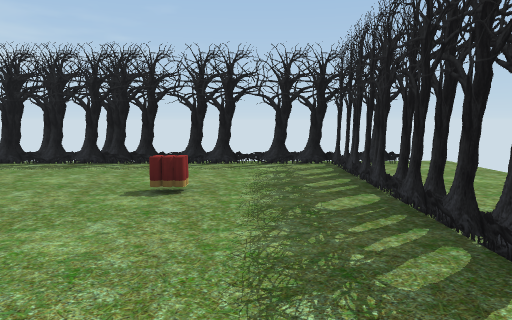
View 1 (above)

21 first-person views from a walk through a scene from a Unity 3-D project. The camera is 1.5 m above the floor, tilts 6° down and sees 70° across. The floor is counted in squares, 2 m on a side. Each view is taken from the middle of a square. On the plan, view 1 faces up. The plan holds only what a view shows up to about 11 squares ahead; the rest is blank. The place goes on beyond the plan. The player is left out. Some surface patterns are stand-ins.

View 2
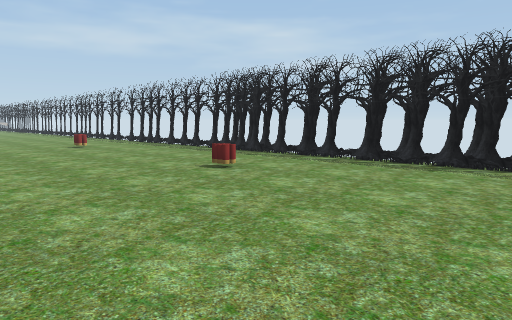

View 3
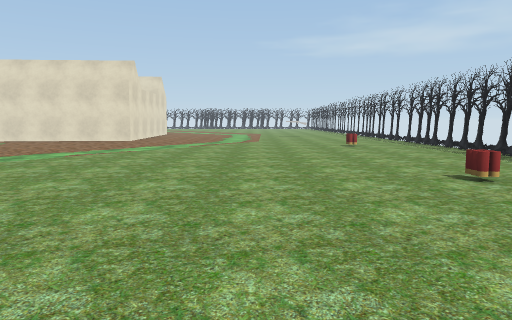

View 4
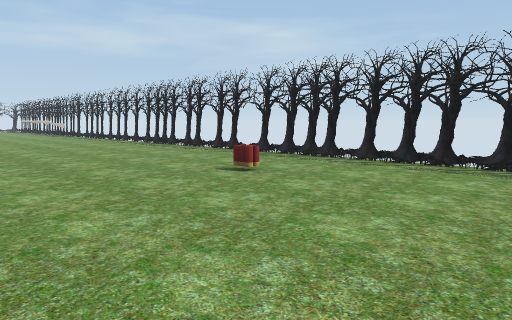

View 5
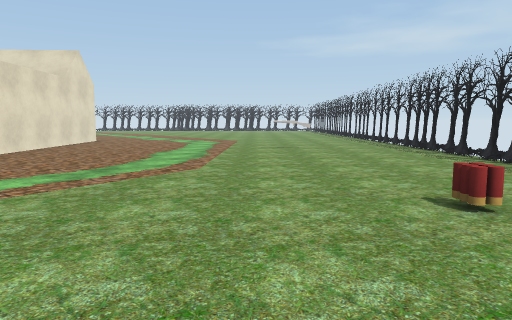

View 6
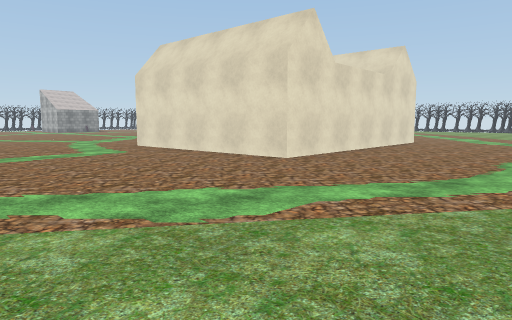

View 7
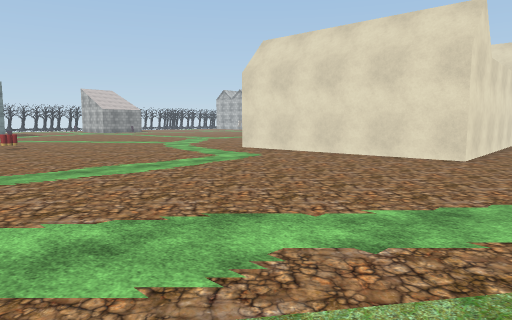

View 8
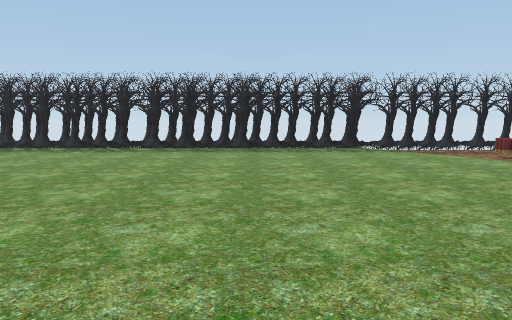

View 9
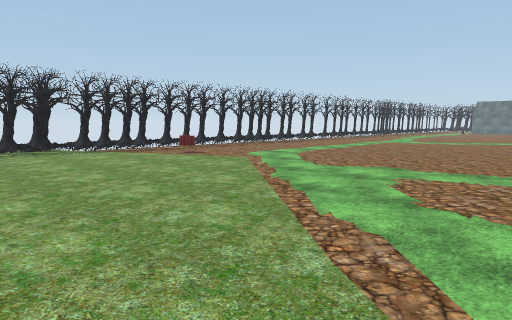

View 10
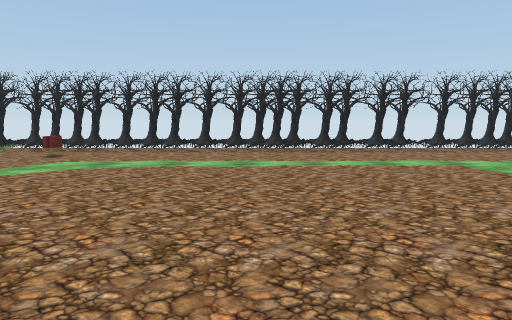

View 11
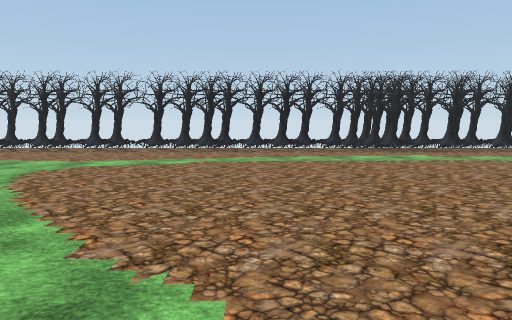

View 12
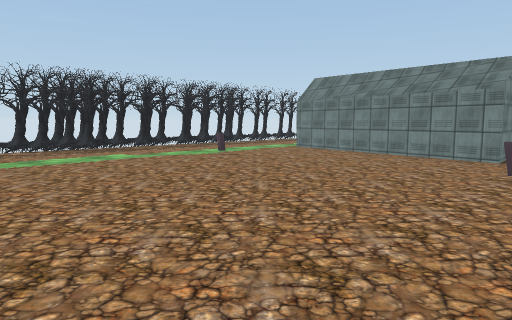

View 13
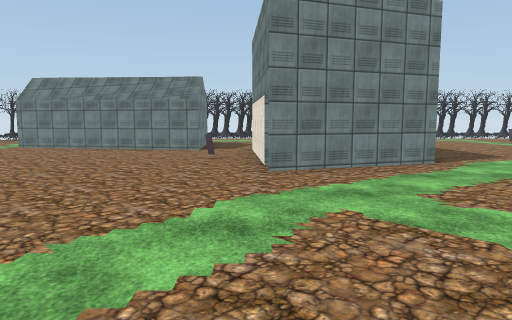

View 14
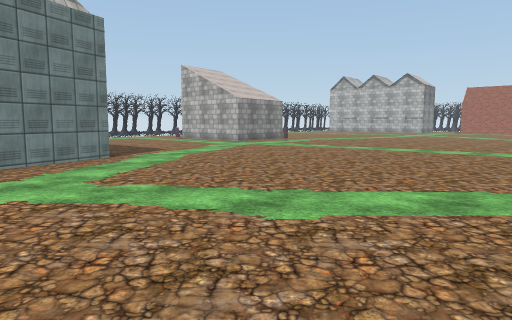

View 15
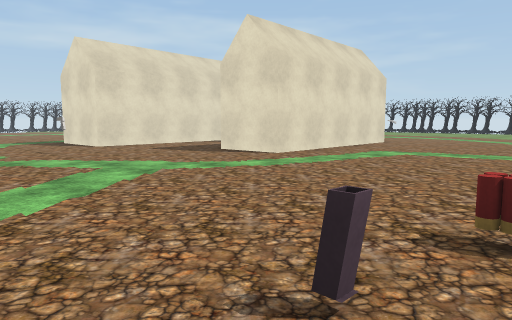

View 16
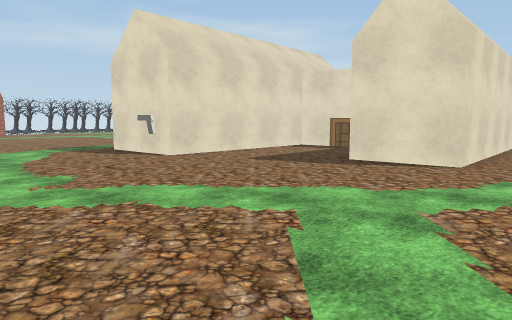

View 17
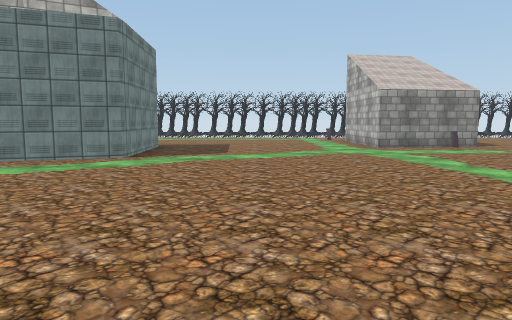

View 18
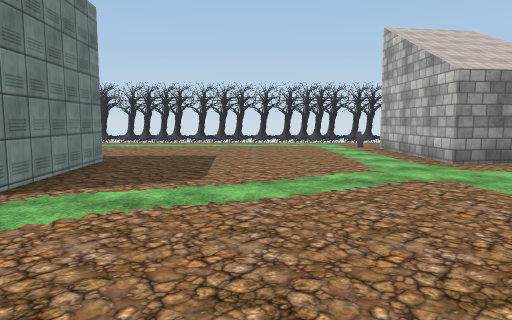

View 19
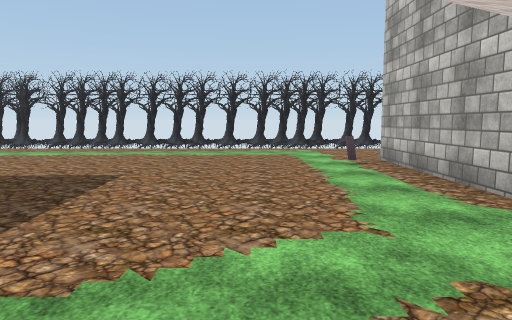

View 20
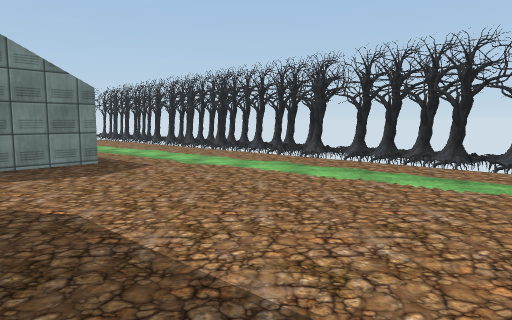

View 21
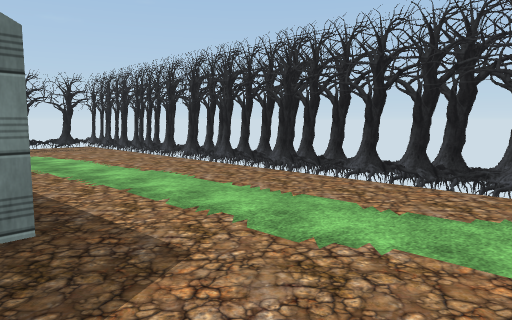

### Floor plan
Points are (right, up) in squares from view 1. A wall is a line through its corners. A room is listed if a view was taken in it or the views show most of it. See-through windows are left out.
Room 1 (views 1, 2, 3, 4, 5, 6, 7, 8, 9, 10, 11, 12, 13, 14, 15, 16, 17, 18, 19, 20, 21)
walls: (-9.1, -24.4) (-8.9, -27.5); (-12.2, -24.6) (-9.2, -23.5); (-21.3, -8.6) (-21.1, -12.6) (-23.6, -12.7); (-21.3, -4.5) (-16.2, -4.2) (-15.8, -10.4) (-17.9, -10.5); (-12.1, -28) (-12.3, -24.8); (-7.3, -30.7) (-7.5, -27.7) (-2, -28.6); (-21.7, -27.9) (-18.5, -27.4) (-18.5, -31.3); (1.4, -27.2) (1.4, 6.4); (-19.4, -34.4) (1, -34.4); (1.4, -33.9) (1.4, -33.4); (2.9, 6.5) (-20.1, 6.5)
objects: other object (-20, -26); other object (-19, -14); other object (-19, 3); other object (-18, -30); other object (-12, 4); other object (-11, -16); other object (-10, -14); other object (-8, -25); other object (-6, 4); other object (-2, -25); other object (-1, -8); other object (-1, 4)

Positions as (right, up) in squares from view 1, and headings:
1: (0, 0), facing up
2: (-1, 0), facing up-left
3: (-1, 1), facing left
4: (-8, 0), facing up-left
5: (-9, 2), facing left
6: (-10, 1), facing down-left
7: (-8, -2), facing down-left
8: (-9, -2), facing right
9: (-9, -2), facing down-right
10: (-9, -12), facing right
11: (-9, -20), facing right
12: (-9, -20), facing down-right
13: (-9, -18), facing down
14: (-9, -17), facing down-left
15: (-10, -17), facing up-left
16: (-14, -17), facing up-left
17: (-15, -17), facing down
18: (-15, -21), facing down
19: (-16, -24), facing down
20: (-14, -28), facing down-right
21: (-10, -30), facing down-right
